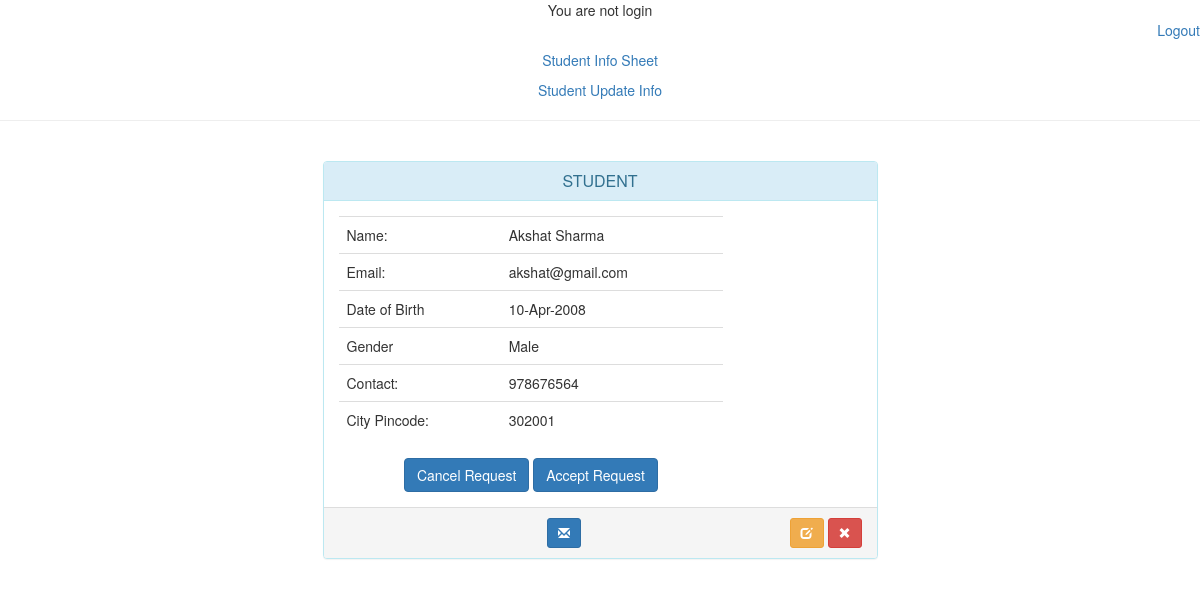
The app's page /sinfo.php?stin=6 with its own data.
### tables this page shows
CREATE TABLE `student` (
  `id` int(200) NOT NULL,
  `name` varchar(30) NOT NULL,
  `email` varchar(30) NOT NULL,
  `dob` varchar(13) NOT NULL,
  `gender` varchar(10) NOT NULL,
  `contact` varchar(14) NOT NULL,
  `pincode` varchar(15) NOT NULL,
  `password` varchar(13) NOT NULL,
  `class` varchar(30) NOT NULL,
  `medium` varchar(30) NOT NULL,
  `city` varchar(30) NOT NULL,
  `address` varchar(30) NOT NULL,
  `state` varchar(30) NOT NULL,
  `roll` varchar(20) NOT NULL
);

### sinfo.php (the view, shortened to what this page needs)
<!DOCTYPE html>
<html>
<head>
</head>
<body bgcolor="71A0F4">
<center>
<?php
if(isset($_SESSION["uid"]))
{
	?>
<h2><u>TEACHER DASHBOARD</u></h2>
<p align="right">Hello, <?php echo $_SESSION["uid"]; ?></p>
<?php
 $sid=$_SESSION["sid"];
}
else
	echo "You are not login";
?>
<p align="right"><a href="logout.php">Logout</a></p>
<p><a href="slist.php"> Student Info Sheet</a></p>
<p><a href="searching.php"> Student Update Info</a></p>
<hr></hr>
<?php
 $stin=$_GET['stin'];
$tcin=$_GET['tcin'];
?>
<?php
 $con = mysqli_connect('localhost','root','','nbm');
 $qry="SELECT * FROM `student` WHERE id='$stin'";
 $run=mysqli_query($con,$qry);
 $data=mysqli_fetch_assoc($run);
?>
<head>
</head>
<link href="//netdna.bootstrapcdn.com/bootstrap/3.1.0/css/bootstrap.min.css" rel="stylesheet" id="bootstrap-css">
<div class="container">
      <div class="row">
        <div class="col-xs-12 col-sm-12 col-md-6 col-lg-6 col-xs-offset-0 col-sm-offset-0 col-md-offset-3 col-lg-offset-3 toppad" >
          <div class="panel panel-info">
            <div class="panel-heading">
              <h3 class="panel-title">STUDENT</h3>
            </div>
            <div class="panel-body">
              <div class="row">
                <div class=" col-md-9 col-lg-9 ">
                  <table class="table table-user-information">
                    <tbody>
                      <tr>
                        <td>Name:</td>
                        <td><?php echo $data['name']; ?></td>
                      </tr>
                      <tr>
                        <td>Email:</td>
                        <td><?php echo $data['email']; ?></td>
                      </tr>
                      <tr>
                        <td>Date of Birth</td>
                        <td><?php echo $data['dob']; ?></td>
                      </tr>
                         <tr>
                             <tr>
                        <td>Gender</td>
                        <td><?php echo $data['gender']; ?></td>
                      </tr>
                        <tr>
                        <td>Contact:</td>
                        <td><?php echo $data['contact']; ?></td>
                      </tr>
                      <tr>
                        <td>City Pincode:</td>
                        <td><?php echo $data['pincode']; ?></td>
                      </tr>
                    </tbody>
                  </table>
                  <a href="delete_id.php?stin=<?php echo $stin; ?>&tcin=<?php echo $tcin; ?>" class="btn btn-primary">Cancel Request</a>
                 <a href="re_accept.php?email=<?php echo $data['email']; ?>&uid=<?php echo $stin; ?>&sid=<?php echo $sid; ?>" class="btn btn-primary">Accept Request</a>
                </div>
              </div>
            </div>
                 <div class="panel-footer">
                        <a data-original-title="Broadcast Message" data-toggle="tooltip" type="button" class="btn btn-sm btn-primary"><i class="glyphicon glyphicon-envelope"></i></a>
                        <span class="pull-right">
                            <a href="edit.html" data-original-title="Edit this user" data-toggle="tooltip" type="button" class="btn btn-sm btn-warning"><i class="glyphicon glyphicon-edit"></i></a>
                            <a data-original-title="Remove this user" data-toggle="tooltip" type="button" class="btn btn-sm btn-danger"><i class="glyphicon glyphicon-remove"></i></a>
                        </span>
                    </div>
          </div>
        </div>
      </div>
    </div>
</center>
</body>
</html>

### sinfo.php (style rules this page uses)
.table-user-information > tbody > tr { border-top: 1px solid rgb(221, 221, 221); }
.table-user-information > tbody > tr:first-child { border-top: 0; }
.table-user-information > tbody > tr > td { border-top: 0; }
.toppad { margin-top:20px; }

### records on screen
student: name "Akshat Sharma", email "akshat@gmail.com", dob "10-Apr-2008", gender "Male", contact "978676564", pincode "302001"
